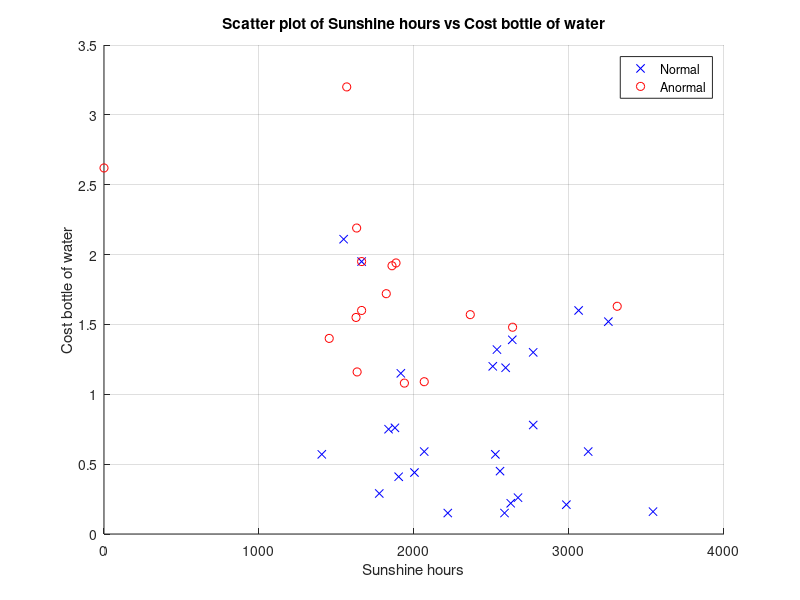
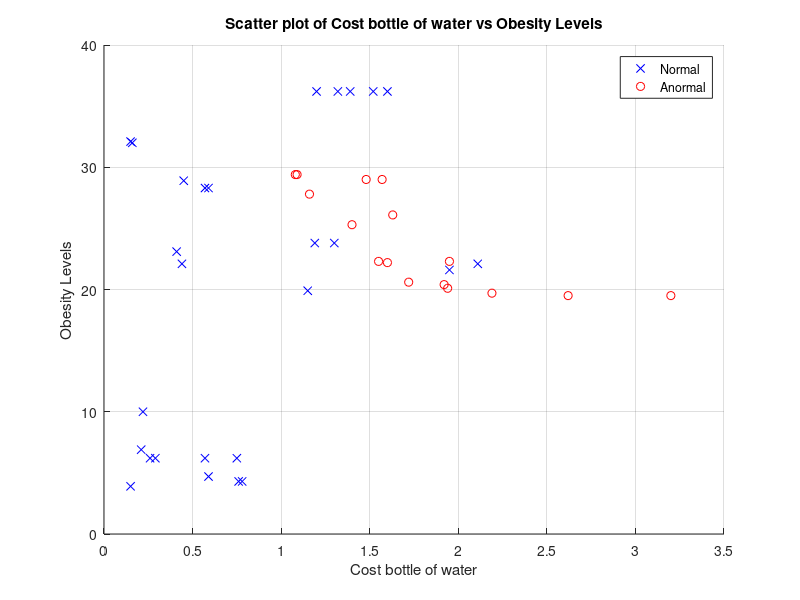
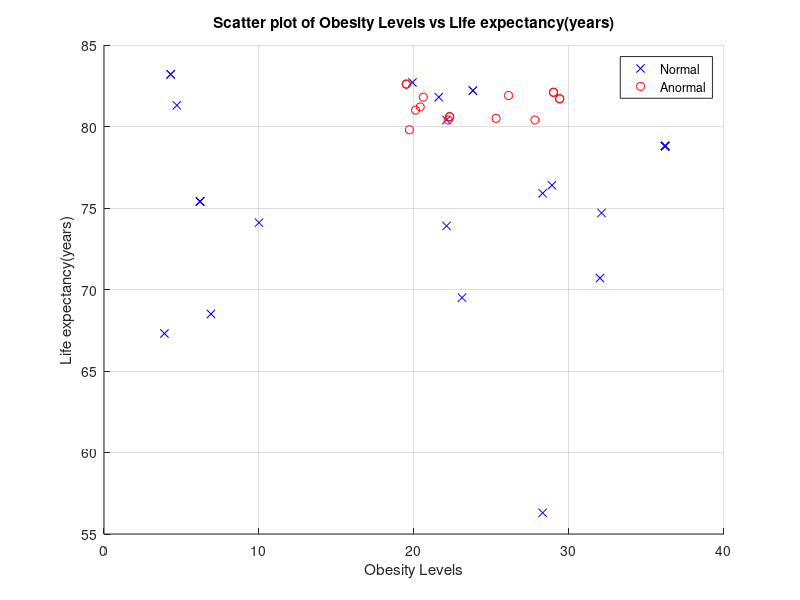
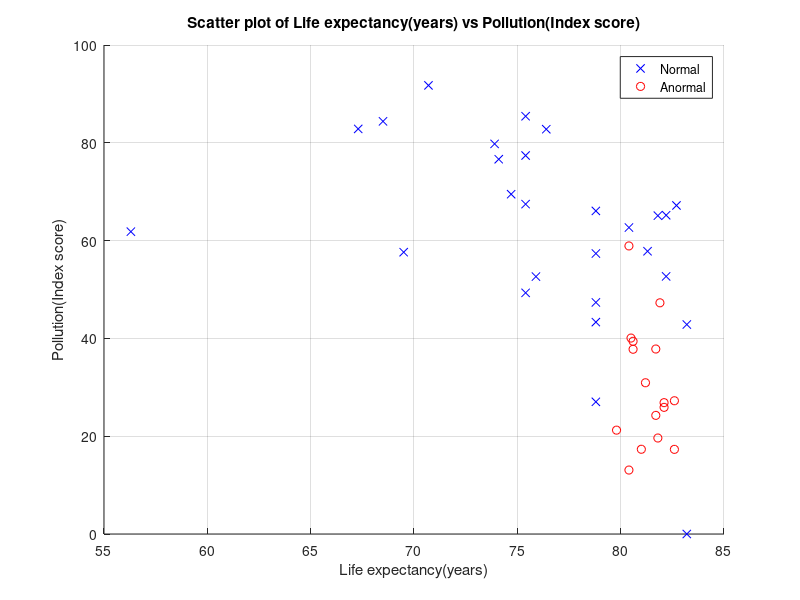

These charts were generated, in order, by the following MATLAB code:
clear all
close all
clc

columns_names = {'Sunshine hours',	'Cost bottle of water',	...
                 'Obesity Levels',	'Life expectancy(years)', ...
                 'Pollution(Index score)',	'Annual avg. hours worked',...
                 'Happiness levels(Country)',	'Outdoor activities',...
                 'No. of take out places',	'Monthly gym membership'}

data = csvread('healthy_lifestyle_city_2021_cleaned.csv');

# removendo a linha com strings dos títulos
data(1, :) = [];
# removendo a coluna com strings das cidades
data(:, 1) = [];

# início dos gráficos de dispersão dois a dois para verificação das relações
# esses gráficos são para vocês terem algum código inicial, não é obrigatório utiliza-los.
num_columns = length(columns_names)-2;

class_happy = data(data(:, 7) == 0, 1:end);
class_not_so_happy = data(data(:, 7) == 1, 1:end);

for ii = 1:num_columns-1
    figure;
    scatter(class_happy(:, ii), class_happy(:, ii+1), 'b', 'x'); % Blue crosses for status 1
    hold on;
    scatter(class_not_so_happy(:, ii), class_not_so_happy(:, ii+1), 'r', 'o'); % Red circles for status 0
    xlabel(columns_names{ii});
    ylabel(columns_names{ii+1});
    title(['Scatter plot of ', columns_names{ii}, ' vs ', columns_names{ii+1}]);
    legend('Normal', 'Anormal');
    grid on
    hold off;
end

### início do código da prova (fique à vontade para comentar o código de plots dos scatters)


